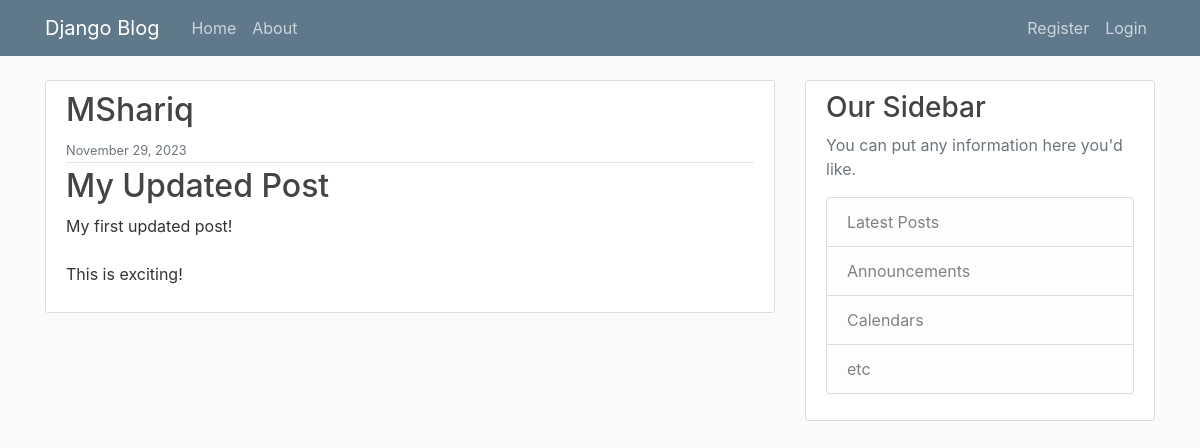
/blog/post/18/, run on the app's committed database.
### blogapp/models.py (models this page shows, shortened)
class Post(models.Model):
    title = models.CharField(max_length=100)
    content = models.TextField()
    date_posted = models.DateTimeField(default=timezone.now)
    author = models.ForeignKey(User , on_delete=models.CASCADE)

### blogapp/views.py (the view)
# urls.py: path('post/<int:pk>/', PostDetailView.as_view(), name='post-detail'),
class PostDetailView(DetailView):
    model = Post
    template_name = 'blogs/post_details.html'

### blogapp/templates/blogs/post_details.html (shortened to what this page needs)
{% extends "blogs/base.html"%}
{% block content %}
        <article class="media content-section">
            <div class="media-body">
            <div class="article-metadata">
            <h2 class="mr-2">{{ object.author }}</h2>
            <small class="text-muted">{{ object.date_posted|date:"F d, Y" }}</small>
            </div>
            <h2 class="article-title" >{{ object.title }}</h2>
            <p class="article-content">{{ object.content }}</p>
            </div>
            </article>
{% endblock content %}

### blogapp/static/blogs/main.css (style rules this page uses)
body { background: #fafafa; color: #333333; margin-top: 5rem; }
h1, h2, h3, h4, h5, h6 { color: #444444; }
.content-section { background: #ffffff; padding: 10px 20px; border: 1px solid #dddddd; border-radius: 3px; margin-bottom: 20px; }
.article-title { color: #444444; }
.article-content { white-space: pre-line; }
.article-metadata { padding-bottom: 1px; margin-bottom: 4px; border-bottom: 1px solid #e3e3e3 }

### data on the page
Post: author "MShariq", date_posted "November 29, 2023", title "My Updated Post", content "My first updated post! This is exciting!"
